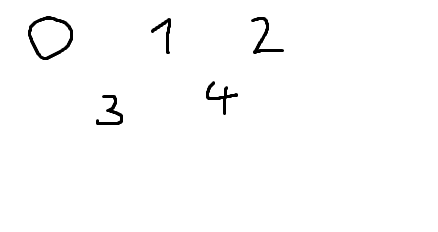
#> input picture digitRecogn2/images/img.png, 438 x 232 px, found by its file name
$ python segmentation.py
#> lines starting #> are read from the running program, lines starting #| are printed output that depends on the picture; after the words box and inside, x2 and y2 are one past the last pixel; in counts of white or black regions, pixels touching at a corner belong together
import cv2
import numpy as np
import os

def segment_image(path,
                  blur_kernel=(5,5),
                  blur_sigma=0,
                  bin_thresh=140,
                  close_kernel=(3,3),
                  row_thresh=10,
                  col_thresh=10,
                  min_row_height=10,
                  min_col_width=5,
                  output_dir="segs"):
    """
    Read image, apply Gaussian blur, binarize, apply closing, then segment into text rows and letters.
    Saves letter images into `output_dir` and returns list of segment info.

    Parameters:
    - path: image file path
    - blur_kernel, blur_sigma: Gaussian blur params
    - bin_thresh: threshold for binarization
    - close_kernel: structuring element size for closing (w,h)
    - row_thresh: minimum projection sum to consider as text row
    - col_thresh: minimum projection sum to consider as letter column
    - min_row_height: minimum pixel height for a row
    - min_col_width: minimum pixel width for a letter
    - output_dir: directory to save letter images
    """
#> called with path = '/digitRecogn2/images/img.png', blur_kernel = (5, 5), blur_sigma = 0, bin_thresh = 140, close_kernel = (3, 3), row_thresh = 0, col_thresh = 100, min_row_height = 10
    # Load image
    img = cv2.imread(path, cv2.IMREAD_GRAYSCALE)
#> img is the input picture: shape (232, 438); min 0, max 255, mean 251.6
    if img is None:
        raise FileNotFoundError(f"Image not found: {path}")

    # Prepare output directory
    os.makedirs(output_dir, exist_ok=True)

    # Apply Gaussian blur
    blurred = cv2.GaussianBlur(img, blur_kernel, blur_sigma)

    # Binarize (invert: text=white)
    _, binary = cv2.threshold(blurred, bin_thresh, 255, cv2.THRESH_BINARY_INV)
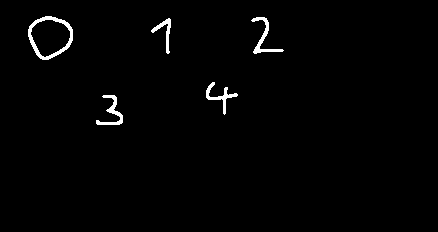
#> binary: shape (232, 438); 1.4% white; 5 white regions, box (x1, y1, x2, y2) and area: (28, 16, 73, 60) 470, (251, 17, 284, 54) 269, (96, 95, 123, 125) 253, (206, 82, 238, 115) 238, (151, 18, 171, 54) 190

    # Morphological closing to connect components
    kx, ky = close_kernel
    kernel = cv2.getStructuringElement(cv2.MORPH_RECT, (kx, ky))
    processed = cv2.morphologyEx(binary, cv2.MORPH_CLOSE, kernel)
#> processed: shape (232, 438); 1.4% white; 5 white regions, box (x1, y1, x2, y2) and area: (28, 16, 73, 60) 472, (251, 17, 284, 54) 269, (96, 95, 123, 125) 256, (206, 82, 238, 115) 240, (151, 18, 171, 54) 193

    # Horizontal projection on processed to detect rows
    horiz_proj = np.sum(processed, axis=1)
#> horiz_proj = 232 values, max 11475 at index 19, min 0 at index 0, mean 1571.8
    rows = []
    start = None
    for y, val in enumerate(horiz_proj):
        if val > row_thresh and start is None:
            start = y
        elif val <= row_thresh and start is not None:
            if y - start >= min_row_height:
                rows.append((start, y))
            start = None
#> this loop made 232 passes
#> (val, start) on pass 17: (1785, 16)
#> start on pass 83: 82
#> after the loop, rows = [(16, 60), (82, 125)]
    # handle last row
    if start is not None and img.shape[0] - start >= min_row_height:
        rows.append((start, img.shape[0]))

    segments = []
    # Vertical projection within each row to detect letters
    for i, (y0, y1) in enumerate(rows):
        row_img = processed[y0:y1, :]
        vert_proj = np.sum(row_img, axis=0)

        cols = []
        start = None
        for x, val in enumerate(vert_proj):
            if val > col_thresh and start is None:
                start = x
            elif val <= col_thresh and start is not None:
                if x - start >= min_col_width:
                    cols.append((start, x))
                start = None
        # handle last column
        if start is not None and img.shape[1] - start >= min_col_width:
            cols.append((start, img.shape[1]))

        letters = []
        for j, (x0, x1) in enumerate(cols):
            letter_img = row_img[:, x0:x1]
            # Pad to make square
            h, w = letter_img.shape
            size = max(h, w)
            pad_top = (size - h) // 2
            pad_bottom = size - h - pad_top
            pad_left = (size - w) // 2
            pad_right = size - w - pad_left
            letter_img_square = cv2.copyMakeBorder(letter_img, pad_top, pad_bottom, pad_left, pad_right,
                                                   borderType=cv2.BORDER_CONSTANT, value=0)
            letters.append(letter_img_square)
            # Save each letter (invert back to black text)
            out_name = f"row_{i:02d}_letter_{j:02d}.png"
            out_path = os.path.join(output_dir, out_name)
            cv2.imwrite(out_path, cv2.bitwise_not(letter_img_square))

        segments.append({
            'row_range': (y0, y1),
            'cols': cols,
            'row_image': row_img,
            'letters': letters
        })
#> this loop made 2 passes
#> pass 1, in segment_image, `row_img = processed[y0:y1, :]`:
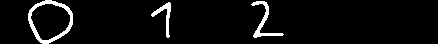
#> row_img: shape (44, 438); 4.8% white; 3 white regions, box (x1, y1, x2, y2) and area: (28, 0, 73, 44) 472, (251, 1, 284, 38) 269, (151, 2, 171, 38) 193
#> pass 1, in segment_image, `cv2.imwrite(out_path, cv2.bitwise_not(letter_img_square))`:
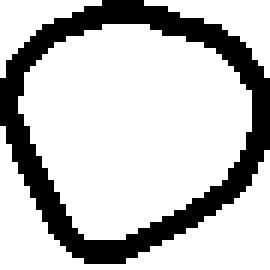
#> saved as row_00_letter_00.png: shape (45, 45) (shown 6 times larger); 76.7% white; 1 black region, box (x1, y1, x2, y2) and area: (0, 0, 45, 44) 472
#> pass 1, in segment_image, `cv2.imwrite(out_path, cv2.bitwise_not(letter_img_square))`:
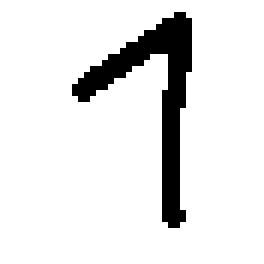
#> saved as row_00_letter_01.png: shape (44, 44) (shown 6 times larger); 90% white; 1 black region, box (x1, y1, x2, y2) and area: (12, 2, 32, 38) 193
#> pass 1, in segment_image, `cv2.imwrite(out_path, cv2.bitwise_not(letter_img_square))`:
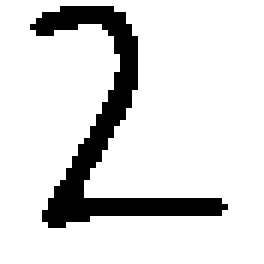
#> saved as row_00_letter_02.png: shape (44, 44) (shown 6 times larger); 86.1% white; 1 black region, box (x1, y1, x2, y2) and area: (5, 1, 38, 38) 269
#> after the loop:
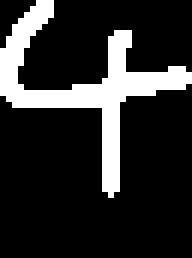
#> letter_img: shape (43, 32) (shown 6 times larger); 17.4% white; 1 white region, box (x1, y1, x2, y2) and area: (0, 0, 32, 33) 240
#> after the loop:
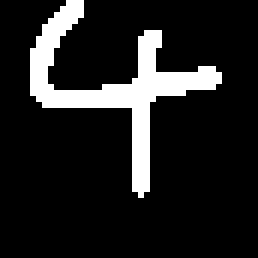
#> letter_img_square: shape (43, 43) (shown 6 times larger); 13% white; 1 white region, box (x1, y1, x2, y2) and area: (5, 0, 37, 33) 240
#> after the loop, segments = 2 items

    return segments

if __name__ == "__main__":
    image_path = "/digitRecogn2/images/img.png"
    output_dir = "../segs"

    # Example: adjust row_thresh and col_thresh as needed
    segments = segment_image(
        image_path,
        row_thresh=0,
        col_thresh=100,
        output_dir=output_dir
    )
#> segments = 2 items
    print(f"Extracted {len(segments)} rows and saved letters to '{output_dir}'")
#| Extracted 2 rows and saved letters to '../segs'
